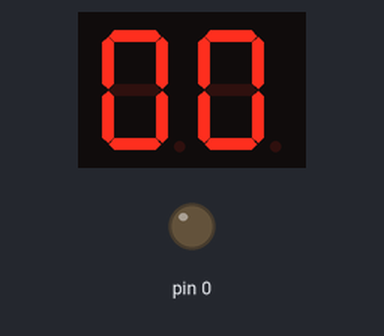
A sketch run on a simulated Arduino Uno, built with avr-gcc and run on an emulated ATmega328P. On the bench: 2-digit seven-segment display, output pins drawn as LEDs (lit = HIGH). Wiring (inferred from the names in the program): 2-digit 7-segment display, segments lit when LOW: segments pin 2, pin 3, pin 4, pin 5, pin 6, pin 7, pin 8, pin 9, pin 10, A1, A2, A3, A5, A4. The segment pins are drawn as the display they are named for; pins used as bus, display or sensor lines are not drawn.

Above: at 0.05 s.
At 2.75 s:
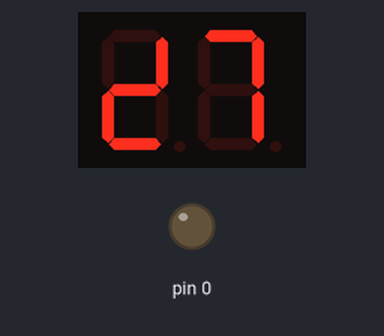
At 5.75 s:
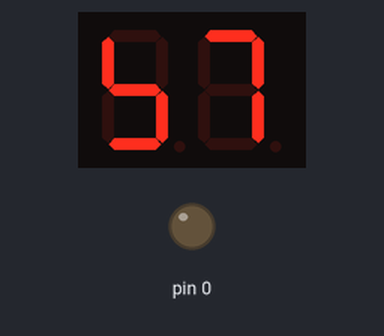
At 10.76 s:
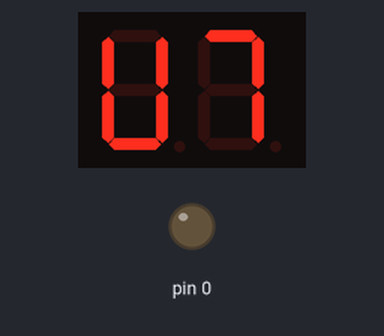
Timing chart, 0 to 39.5 s (numbered marks = the images above):
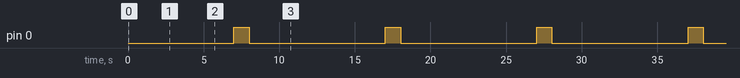

The sketch:

Segment_Counter.ino
```cpp
//Left Segment pins
#define LSa 2
#define LSb 3
#define LSc 4
#define LSd 5
#define LSe 6
#define LSf 7
#define LSg 8


//Right Segment pins
#define RSa 9
#define RSb 10
#define RSc A1
#define RSd A2
#define RSe A3
#define RSf A5
#define RSg A4

//arrays for segments pins
uint8_t LSPins[7] = {LSa,LSb,LSc,LSd,LSe,LSf,LSg}; //Left segment
uint8_t RSPins[7] = {RSa,RSb,RSc,RSd,RSe,RSf,RSg}; //Right segment

uint8_t SegmentValues[10] = {0x40, 0x79, 0x24, 0x30, 0x19, 0x12, 0x02, 0xF8, 0x00, 0x10}; //values for segment common anode

void SegmentWrite(uint8_t segment_pins[] , int number){
  for(int i = 0 ; i <= 7 ; i++)
  {
    digitalWrite(segment_pins[i],(SegmentValues[number]>>i)&0x01);
  }
}

void SegmentInit(uint8_t SegmentPins[]){
  for(int i = 0 ; i < 8 ; i++)
  {
    pinMode(SegmentPins[i],OUTPUT);
  }
}

void NumberWrite(int number){
  int ones = number%10;
  int tens = number/10;
  SegmentWrite(LSPins, tens);
  SegmentWrite(RSPins, ones);
}


void setup() {
  SegmentInit(LSPins);
  SegmentInit(RSPins);
}

void loop() {

  for(int value = 0 ; value <= 99 ; value++)
  {
    NumberWrite(value);
    delay(100);
  }

}
```

Measured:
- by itself, pin 0: alternates HIGH for 1.0 s and LOW for 9.0 s
- by itself, everything shown: repeats every 10.0 s, in 100 steps
